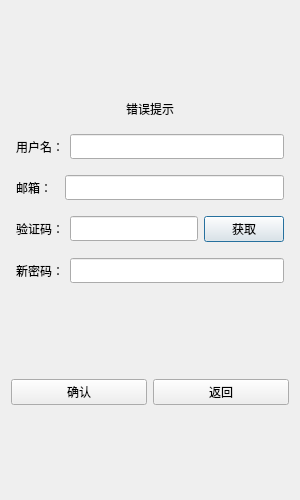
<?xml version="1.0" encoding="UTF-8"?>
<ui version="4.0">
 <class>ResetDialog</class>
 <widget class="QDialog" name="ResetDialog">
  <property name="geometry">
   <rect>
    <x>0</x>
    <y>0</y>
    <width>300</width>
    <height>500</height>
   </rect>
  </property>
  <property name="minimumSize">
   <size>
    <width>300</width>
    <height>500</height>
   </size>
  </property>
  <property name="maximumSize">
   <size>
    <width>300</width>
    <height>500</height>
   </size>
  </property>
  <property name="windowTitle">
   <string>Dialog</string>
  </property>
  <layout class="QVBoxLayout" name="verticalLayout">
   <item>
    <spacer name="verticalSpacer">
     <property name="orientation">
      <enum>Qt::Vertical</enum>
     </property>
     <property name="sizeHint" stdset="0">
      <size>
       <width>20</width>
       <height>78</height>
      </size>
     </property>
    </spacer>
   </item>
   <item>
    <layout class="QHBoxLayout" name="horizontalLayout">
     <property name="leftMargin">
      <number>5</number>
     </property>
     <property name="topMargin">
      <number>5</number>
     </property>
     <property name="rightMargin">
      <number>5</number>
     </property>
     <property name="bottomMargin">
      <number>5</number>
     </property>
     <item>
      <widget class="QLabel" name="tip_label">
       <property name="text">
        <string>错误提示</string>
       </property>
       <property name="alignment">
        <set>Qt::AlignCenter</set>
       </property>
      </widget>
     </item>
    </layout>
   </item>
   <item>
    <layout class="QHBoxLayout" name="horizontalLayout_2">
     <property name="leftMargin">
      <number>5</number>
     </property>
     <property name="topMargin">
      <number>5</number>
     </property>
     <property name="rightMargin">
      <number>5</number>
     </property>
     <property name="bottomMargin">
      <number>5</number>
     </property>
     <item>
      <widget class="QLabel" name="label_2">
       <property name="text">
        <string>用户名：</string>
       </property>
      </widget>
     </item>
     <item>
      <widget class="QLineEdit" name="user_edit">
       <property name="minimumSize">
        <size>
         <width>0</width>
         <height>25</height>
        </size>
       </property>
       <property name="maximumSize">
        <size>
         <width>16777215</width>
         <height>25</height>
        </size>
       </property>
      </widget>
     </item>
    </layout>
   </item>
   <item>
    <layout class="QHBoxLayout" name="horizontalLayout_3">
     <property name="leftMargin">
      <number>5</number>
     </property>
     <property name="topMargin">
      <number>5</number>
     </property>
     <property name="rightMargin">
      <number>5</number>
     </property>
     <property name="bottomMargin">
      <number>5</number>
     </property>
     <item>
      <widget class="QLabel" name="label_3">
       <property name="text">
        <string>邮箱：  </string>
       </property>
      </widget>
     </item>
     <item>
      <widget class="QLineEdit" name="email_edit">
       <property name="minimumSize">
        <size>
         <width>0</width>
         <height>25</height>
        </size>
       </property>
       <property name="maximumSize">
        <size>
         <width>16777215</width>
         <height>25</height>
        </size>
       </property>
      </widget>
     </item>
    </layout>
   </item>
   <item>
    <layout class="QHBoxLayout" name="horizontalLayout_4">
     <property name="leftMargin">
      <number>5</number>
     </property>
     <property name="topMargin">
      <number>5</number>
     </property>
     <property name="rightMargin">
      <number>5</number>
     </property>
     <property name="bottomMargin">
      <number>5</number>
     </property>
     <item>
      <widget class="QLabel" name="label_4">
       <property name="text">
        <string>验证码：</string>
       </property>
      </widget>
     </item>
     <item>
      <widget class="QLineEdit" name="verify_edit">
       <property name="minimumSize">
        <size>
         <width>0</width>
         <height>25</height>
        </size>
       </property>
       <property name="maximumSize">
        <size>
         <width>16777215</width>
         <height>25</height>
        </size>
       </property>
      </widget>
     </item>
     <item>
      <widget class="TimerBtn" name="get_verify_btn">
       <property name="text">
        <string>获取</string>
       </property>
      </widget>
     </item>
    </layout>
   </item>
   <item>
    <layout class="QHBoxLayout" name="horizontalLayout_5">
     <property name="leftMargin">
      <number>5</number>
     </property>
     <property name="topMargin">
      <number>5</number>
     </property>
     <property name="rightMargin">
      <number>5</number>
     </property>
     <property name="bottomMargin">
      <number>5</number>
     </property>
     <item>
      <widget class="QLabel" name="label_5">
       <property name="text">
        <string>新密码：</string>
       </property>
      </widget>
     </item>
     <item>
      <widget class="QLineEdit" name="newPwd_edit">
       <property name="minimumSize">
        <size>
         <width>0</width>
         <height>25</height>
        </size>
       </property>
       <property name="maximumSize">
        <size>
         <width>16777215</width>
         <height>25</height>
        </size>
       </property>
      </widget>
     </item>
    </layout>
   </item>
   <item>
    <spacer name="verticalSpacer_2">
     <property name="orientation">
      <enum>Qt::Vertical</enum>
     </property>
     <property name="sizeHint" stdset="0">
      <size>
       <width>20</width>
       <height>77</height>
      </size>
     </property>
    </spacer>
   </item>
   <item>
    <layout class="QHBoxLayout" name="horizontalLayout_6">
     <item>
      <widget class="QPushButton" name="confirm_btn">
       <property name="text">
        <string>确认</string>
       </property>
      </widget>
     </item>
     <item>
      <widget class="QPushButton" name="return_btn">
       <property name="text">
        <string>返回</string>
       </property>
      </widget>
     </item>
    </layout>
   </item>
   <item>
    <spacer name="verticalSpacer_3">
     <property name="orientation">
      <enum>Qt::Vertical</enum>
     </property>
     <property name="sizeHint" stdset="0">
      <size>
       <width>20</width>
       <height>78</height>
      </size>
     </property>
    </spacer>
   </item>
  </layout>
 </widget>
 <customwidgets>
  <customwidget>
   <class>TimerBtn</class>
   <extends>QPushButton</extends>
   <header>timerbtn.h</header>
  </customwidget>
 </customwidgets>
 <resources/>
 <connections/>
</ui>
